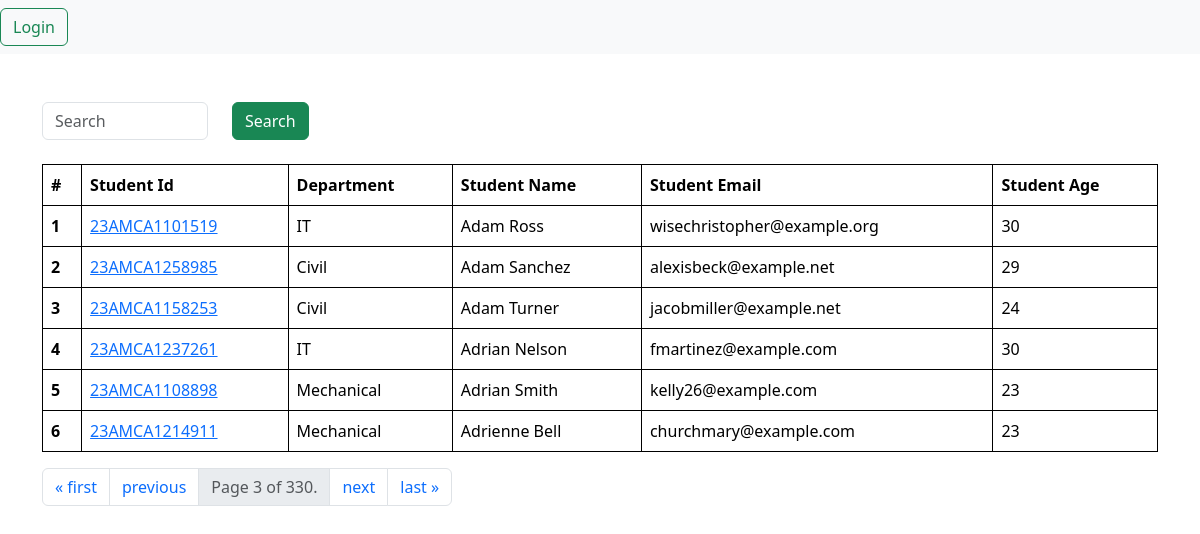
Screenshot of /students/?page=3 with the database file from the repository.
### vege/models.py (models this page shows, shortened)
class Student(models.Model):
    department = models.ForeignKey(Department, related_name='depart', on_delete=models.CASCADE)
    student_id = models.OneToOneField(StudentId, related_name='studentid', on_delete=models.CASCADE)
    student_name = models.CharField(max_length=100)
    student_email = models.EmailField(unique = True)
    student_age = models.IntegerField(default=18)
    student_address = models.TextField()
    is_deleted = models.BooleanField(default=False)
    objects = StudentManager()  # custome manager
    admin_objects = models.Manager()  # built in manager
    class Meta:
        ordering = ['student_name']
        verbose_name = "student"

class StudentId(models.Model):
    student_id = models.CharField(max_length=100)
    def __str__(self):
        return self.student_id

class Department(models.Model):
    department = models.CharField(max_length=100)
    def __str__(self):
        return self.department
    class Meta:
        ordering = ['department'] # Orders departments in descending order

### vege/views.py (the view, shortened to what this page needs)
# urls.py: path('students/', get_student, name = 'students'),
def get_student(request):
    querySet = Student.objects.all()
    paginator = Paginator(querySet, 6)  # Show 6 query per page.
    page_number = request.GET.get("page", 1)  # this shows from which page to start with
    page_obj = paginator.get_page(page_number)
    print(page_obj)
    return render(request, 'report/student.html', {'querySet' : page_obj})

### vege/models.py (called while the page is built)
    def get_queryset(self):
        return super().get_queryset().filter(is_deleted = False)

### vege/templates/report/student.html
{% extends "base.html" %}
{% block start %}
<div class="container mt-5">
        <form class="mb-4">
        <div class="row">
            <div class= "col-md-2">
                <input class="form-control" name="search" placeholder = "Search">
            </div>
            <div class= "col-md-6">
                <button class="btn btn-success">Search</button>
            </div>
        </div>
    </form>
    <table class="table striped">
        <thead>
          <tr>
            <th scope="col">#</th>
            <th scope="col">Student Id</th>
            <th scope="col">Department</th>
            <th scope="col">Student Name</th>
            <th scope="col">Student Email</th>
            <th scope="col">Student Age</th>
          </tr>
        </thead>
        <tbody>
            {% for student in querySet %}
          <tr>
            <th scope="row">{{forloop.counter}}</th>
            <td>
                <a href = "{% url 'see_marks' student.student_id %}"> {{student.student_id}} </a>
            </td>
            <td>{{student.department}}</td>
            <td>{{student.student_name}}</td>
            <td>{{student.student_email}}</td>
            <td>{{student.student_age}}</td>
          </tr>
          {% endfor %}
        </tbody>
      </table>
      <nav aria-label="Page navigation example">
        <ul class="pagination">
          {% if querySet.has_previous %}
            <li class="page-item">
              <a class="page-link" href="?page=1" aria-label="First">
                <span aria-hidden="true">&laquo; first</span>
              </a>
            </li>
            <li class="page-item">
              <a class="page-link" href="?page={{ querySet.previous_page_number }}" aria-label="Previous">
                <span aria-hidden="true">previous</span>
              </a>
            </li>
          {% endif %}
          <li class="page-item disabled">
            <span class="page-link">
              Page {{ querySet.number }} of {{ querySet.paginator.num_pages }}.
            </span>
          </li>
          {% if querySet.has_next %}
            <li class="page-item">
              <a class="page-link" href="?page={{ querySet.next_page_number }}" aria-label="Next">
                <span aria-hidden="true">next</span>
              </a>
            </li>
            <li class="page-item">
              <a class="page-link" href="?page={{ querySet.paginator.num_pages }}" aria-label="Last">
                <span aria-hidden="true">last &raquo;</span>
              </a>
            </li>
          {% endif %}
        </ul>
      </nav>
</div>
{% endblock %}

### home/templates/base.html (style rules this page uses)
table, th, td { border: 1px solid black; }

### rows the page displays
Student: student_id "23AMCA1101519", department "IT", student_name "Adam Ross", student_email "wisechristopher@example.org", student_age "30"
Student: student_id "23AMCA1258985", department "Civil", student_name "Adam Sanchez", student_email "alexisbeck@example.net", student_age "29"
Student: student_id "23AMCA1158253", department "Civil", student_name "Adam Turner", student_email "jacobmiller@example.net", student_age "24"
Student: student_id "23AMCA1237261", department "IT", student_name "Adrian Nelson", student_email "fmartinez@example.com", student_age "30"
Student: student_id "23AMCA1108898", department "Mechanical", student_name "Adrian Smith", student_email "kelly26@example.com", student_age "23"
Student: student_id "23AMCA1214911", department "Mechanical", student_name "Adrienne Bell", student_email "churchmary@example.com", student_age "23"

### other values shown
{{ querySet.number }} "3"
{{ querySet.paginator.num_pages }} "330"
